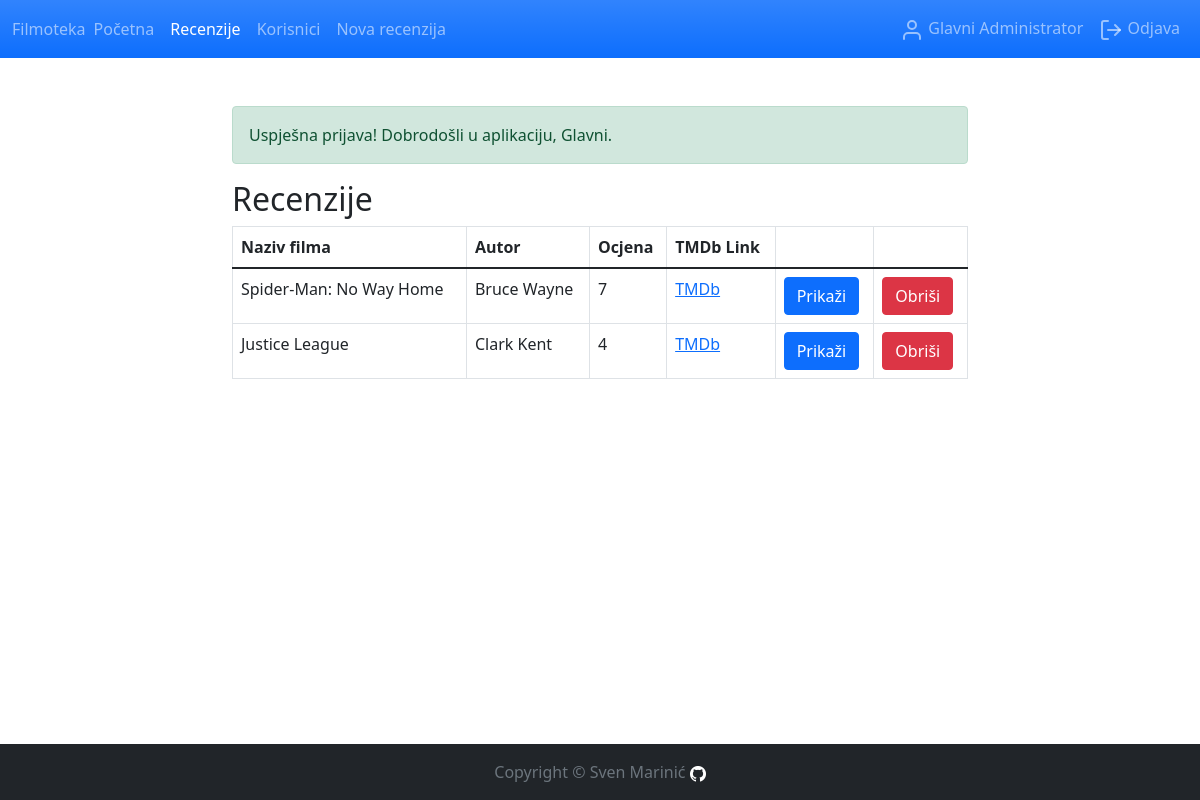
The app's page /reviews.php (signed in) with its own data.
### tables this page shows
CREATE TABLE `reviews` (
  `id` int(11) NOT NULL,
  `comment` text NOT NULL,
  `rating` tinyint(4) NOT NULL,
  `user_id` int(11) NOT NULL,
  `movie_id` int(11) NOT NULL
);

CREATE TABLE `movies` (
  `id` int(11) NOT NULL,
  `tmdb_id` varchar(20) NOT NULL,
  `title` varchar(50) NOT NULL,
  `overview` text DEFAULT NULL,
  `release_date` date NOT NULL,
  `rating_average` decimal(3,1) NOT NULL,
  `poster_path` varchar(50) DEFAULT NULL
);

### php/reviews.controller.php (called while the page is built, shortened)
<?php
function getAllReviews()
{
  $conn = createConnection();
  $sql = "SELECT reviews.id, movies.tmdb_id, movies.title, reviews.rating, CONCAT(users.first_name, ' ', users.last_name) AS author";
  $sql .= " FROM reviews, users, movies";
  $sql .= " WHERE reviews.user_id = users.id";
  $sql .= " AND reviews.movie_id = movies.id";
  $result = $conn->query($sql);
  $data = [];
  while ($row = $result->fetch_assoc()) {
    $data[] = $row;
  }
  return $data;
}

### reviews.php (the view, shortened to what this page needs)
<?php
require_once(APP_ROOT . '/components/head.component.php');
require_once(APP_ROOT . '/php/reviews.controller.php');
?>
<body class="d-flex flex-column h-100">
  <?php
  include(APP_ROOT . '/components/navbar.component.php');
  ?>
  <main class="flex-shrink-0">
    <div class="container py-5 h-100">
      <div class="row">
        <div class="col col-md-2"></div>
        <div class="col col-md-8">
          <?php
          require_once(APP_ROOT . '/php/alert.message.handler.php');
          echo(showAlertMessage());
          $data = [];
          if ($_SESSION['user_role'] <= 2) {
            $data = getAllReviews();
          } else {
            $data = getReviews($_SESSION['user_id']);
          }
          if (empty($data)) {
            echo ('<h2>Recenzije</h2>
                  <p>Nemate kreiranih recenzija.</p>');
          } else {
            echo ('<h2>Recenzije</h2>
                    <table class="table table-bordered">
                      <thead>
                        <tr>
                          <th scope="col">Naziv filma</th>
                          <th scope="col">Autor</th>
                          <th scope="col">Ocjena</th>
                          <th scope="col">TMDb Link</th>
                          <th scope="col"></th>
                          <th scope="col"></th>
                        </tr>
                      </thead>
                      <tbody>');
            foreach ($data as $review) {
              echo ('
                        <tr>
                          <td>' . $review['title'] . '</td>
                          <td>' . $review['author'] . '</td>
                          <td>' . $review['rating'] . '</td>
                          <td><a href="https://www.themoviedb.org/movie/' . $review['tmdb_id'] . '">TMDb</a></td>
                          <td><a class="btn btn-primary" href="review.php?id=' . $review['id'] . '">Prikaži</a></td>
                          <td><form class="form-inline" action="reviews.php" method="post"><input type="hidden" name="review_id" value="' . $review['id'] . '"><button class="btn btn-danger" type="submit">Obriši</button></form></td>
                        </tr>
                      ');
            }
            echo('</tbody>
            </table>');
          }
          ?>
        </div>
        <div class="col col-md-2"></div>
      </div>
    </div>
  </main>
  <?php
  include(APP_ROOT . '/components/footer.component.php');
  ?>
</body>
</html>

### records on screen
reviews: movie.title "Spider-Man: No Way Home", author "Bruce Wayne", rating "7"
reviews: movie.title "Justice League", author "Clark Kent", rating "4"

### other values on screen
$_SESSION['first_name'] "Glavni"
$_SESSION['last_name'] "Administrator"
$_SESSION['alert_message'] "Uspješna prijava! Dobrodošli u aplikaciju, Glavni."
